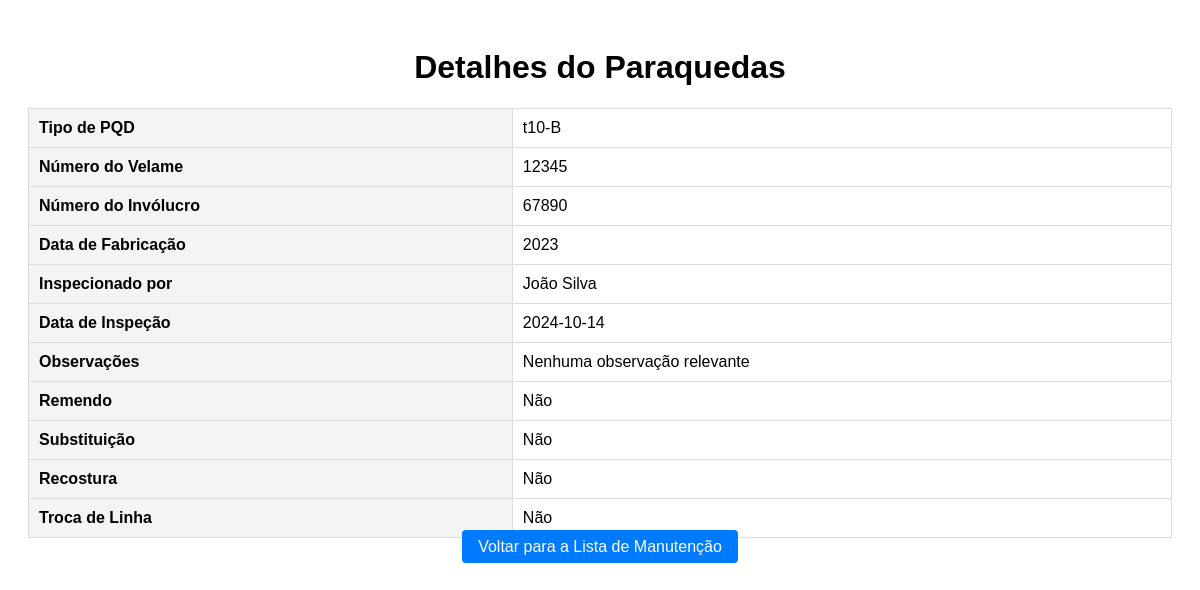
Page /detalhes_paraquedas.php?id=1 on the committed database.
### tables this page shows
CREATE TABLE IF NOT EXISTS `inspecao_inicial` (
  `id` int NOT NULL AUTO_INCREMENT,
  `tipo_pqd` varchar(255) NOT NULL,
  `numero_velame` int NOT NULL,
  `numero_involucro` int NOT NULL,
  `data_inspecao` date NOT NULL,
  `data_saida` date DEFAULT NULL,
  `inspecionado_por` varchar(255) NOT NULL,
  `observacoes` text,
  `data_fabricacao` int NOT NULL,
  `remendo` enum('sim','nao') DEFAULT NULL,
  `remendo_painel` int DEFAULT NULL,
  `remendo_secao` int DEFAULT NULL,
  `substituicao` enum('sim','nao') DEFAULT NULL,
  `substituicao_painel` int DEFAULT NULL,
  `substituicao_secao` int DEFAULT NULL,
  `recostura` enum('sim','nao') DEFAULT NULL,
  `recostura_painel` int DEFAULT NULL,
  `recostura_secao` int DEFAULT NULL,
  `troca_linha` enum('sim','nao') DEFAULT NULL,
  `troca_linha_numero` int DEFAULT NULL,
  PRIMARY KEY (`id`)
);

### detalhes_paraquedas.php (the view, shortened to what this page needs)
<?php
$host = 'localhost';
$dbname = 'login_system';
$user = 'root';
$password = '';
$conn = new mysqli($host, $user, $password, $dbname);
if (isset($_GET['id'])) {
    $id = $_GET['id'];
    $sql = "SELECT * FROM inspecao_inicial WHERE id = $id";
    $result = $conn->query($sql);
    if ($result->num_rows > 0) {
        $paraquedas = $result->fetch_assoc();
    } else {
        die("Paraquedas não encontrado.");
    }
} else {
    die("ID do paraquedas não especificado.");
}
?>
<!DOCTYPE html>
<html lang="pt-br">
<head>
</head>
<body>
    <h1>Detalhes do Paraquedas</h1>
    <table>
        <tr>
            <th>Tipo de PQD</th>
            <td><?php echo $paraquedas['tipo_pqd']; ?></td>
        </tr>
        <tr>
            <th>Número do Velame</th>
            <td><?php echo $paraquedas['numero_velame']; ?></td>
        </tr>
        <tr>
            <th>Número do Invólucro</th>
            <td><?php echo $paraquedas['numero_involucro']; ?></td>
        </tr>
        <tr>
            <th>Data de Fabricação</th>
            <td><?php echo $paraquedas['data_fabricacao']; ?></td>
        </tr>
        <tr>
            <th>Inspecionado por</th>
            <td><?php echo $paraquedas['inspecionado_por']; ?></td>
        </tr>
        <tr>
            <th>Data de Inspeção</th>
            <td><?php echo $paraquedas['data_inspecao']; ?></td>
        </tr>
        <tr>
            <th>Observações</th>
            <td><?php echo $paraquedas['observacoes']; ?></td>
        </tr>
        <tr>
            <th>Remendo</th>
            <td><?php echo ($paraquedas['remendo'] === 'sim') ? 'Sim' : 'Não'; ?></td>
        </tr>
        <tr>
            <th>Substituição</th>
            <td><?php echo ($paraquedas['substituicao'] === 'sim') ? 'Sim' : 'Não'; ?></td>
        </tr>
        <tr>
            <th>Recostura</th>
            <td><?php echo ($paraquedas['recostura'] === 'sim') ? 'Sim' : 'Não'; ?></td>
        </tr>
        <tr>
            <th>Troca de Linha</th>
            <td><?php echo ($paraquedas['troca_linha'] === 'sim') ? 'Sim' : 'Não'; ?></td>
        </tr>
    </table>
    <a href="paraquedas_manutencao.php" class="button">Voltar para a Lista de Manutenção</a>
</body>
</html>

### detalhes_paraquedas.php (style rules this page uses)
body { font-family: Arial, sans-serif; text-align: center; padding: 20px; }
table { width: 100%; margin-top: 20px; border-collapse: collapse; }
th, td { padding: 10px; border: 1px solid #ddd; text-align: left; }
th { background-color: #f4f4f4; }
.button { padding: 8px 16px; background-color: #007BFF; color: #fff; text-decoration: none; border-radius: 4px; border: none; }

### rows in the picture
inspecao_inicial: tipo_pqd "t10-B", numero_velame "12345", numero_involucro "67890", data_fabricacao "2023", inspecionado_por "João Silva", data_inspecao "2024-10-14", observacoes "Nenhuma observação relevante"
